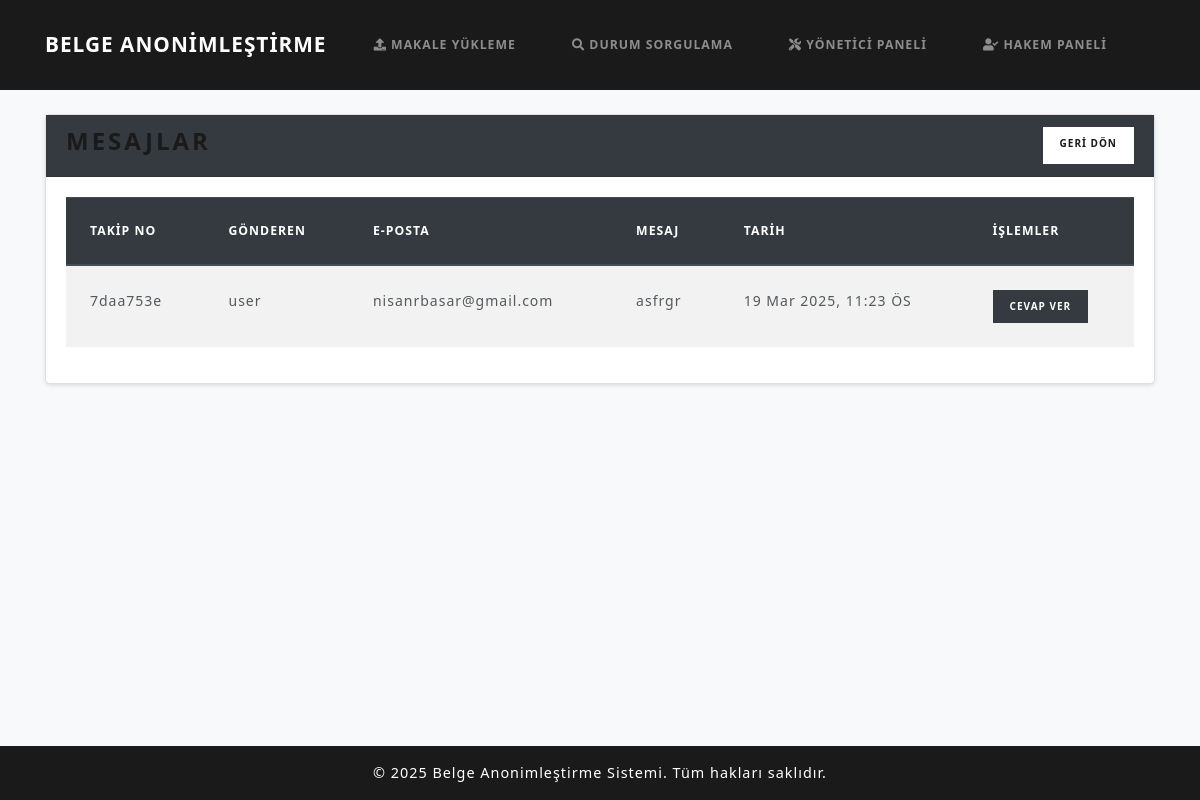
Page /makalesistemi/yonetici/messages/ on the committed database.
### papers/models.py (models this page shows, shortened)
class Message(models.Model):
    submission = models.ForeignKey(Submission, on_delete=models.CASCADE, related_name='messages')
    sender = models.CharField(max_length=50)
    sender_email = models.CharField(max_length=100, null=True, blank=True)
    content = models.TextField()
    timestamp = models.DateTimeField(default=timezone.now)

class Submission(models.Model):
    tracking_number = models.CharField(max_length=50, unique=True)
    email_hash = models.CharField(max_length=64)
    encrypted_filename = models.TextField(null=True, blank=True)
    original_pdf = models.FileField(upload_to='uploads/')
    revised_pdf = models.FileField(upload_to='uploads/', null=True, blank=True)
    anonymized_pdf = models.FileField(upload_to='anonymized/', null=True, blank=True)
    final_pdf = models.FileField(upload_to='final/', null=True, blank=True)
    final_sent = models.BooleanField(default=False)  # Final PDF gönderildi mi?
    extracted_keywords = models.TextField(blank=True, null=True)
    subtopics = models.ManyToManyField(Subtopic, blank=True, related_name='submissions')
    status = models.CharField(max_length=50, choices=STATUS_CHOICES, default='Gönderildi')
    review = models.TextField(null=True, blank=True)
    reviewer = models.ForeignKey(Reviewer, null=True, blank=True, on_delete=models.SET_NULL)
    timestamp = models.DateTimeField(default=timezone.now)
    reviewed_pdf = models.FileField(upload_to='reviewed/', null=True, blank=True)  # Yeni alan
    anonymized_data = models.TextField(null=True, blank=True)
    restored = models.BooleanField(default=False)

### papers/views.py (the view)
# urls.py: path('makalesistemi/yonetici/messages/', views.editor_messages, name='editor_messages'),
def editor_messages(request):
    all_msgs = Message.objects.all().order_by('-timestamp')
    return render(request, 'editor_messages.html', {'all_msgs': all_msgs})

### templates/editor_messages.html
{% extends 'base.html' %}
{% block content %}
<div class="card">
  <div class="card-header bg-dark text-white d-flex justify-content-between">
    <h3>Mesajlar</h3>
    <a href="{% url 'editor_dashboard' %}" class="btn btn-light btn-sm">GERİ DÖN</a>
  </div>
  <div class="card-body">
    {% if all_msgs %}
    <div class="table-responsive">
      <table class="table table-striped">
        <thead class="thead-dark">
          <tr>
            <th>Takip No</th>
            <th>Gönderen</th>
            <th>E-posta</th>
            <th>Mesaj</th>
            <th>Tarih</th>
            <th>İşlemler</th>
          </tr>
        </thead>
        <tbody>
          {% for msg in all_msgs %}
          <tr>
            <td>{{ msg.submission.tracking_number }}</td>
            <td>{{ msg.sender }}</td>
            <td>{{ msg.sender_email }}</td>
            <td>{{ msg.content }}</td>
            <td>{{ msg.timestamp|date:"d M Y, g:i A" }}</td>
            <td>
              <a href="{% url 'reply_to_message' msg.id %}" class="btn btn-dark btn-sm">Cevap Ver</a>
            </td>
          </tr>
          {% endfor %}
        </tbody>
      </table>
    </div>
    {% else %}
    <p>Hiç mesaj yok.</p>
    {% endif %}
  </div>
</div>
{% endblock %}

### static/css/style.css (style rules this page uses)
html, body { height: 100%; margin: 0; padding: 0; background-color: #f8f9fa; font-family: "Segoe UI", Tahoma, Geneva, Verdana, sans-serif; }
.card { margin-bottom: 20px; border-radius: 5px; box-shadow: 0 2px 4px rgba(0, 0, 0, 0.1); }

### rows in the picture
Message: submission.tracking_number "7daa753e", sender "user", sender_email "nisanrbasar@gmail.com", content "asfrgr", timestamp "19 Mar 2025, 11:23 ÖS"
